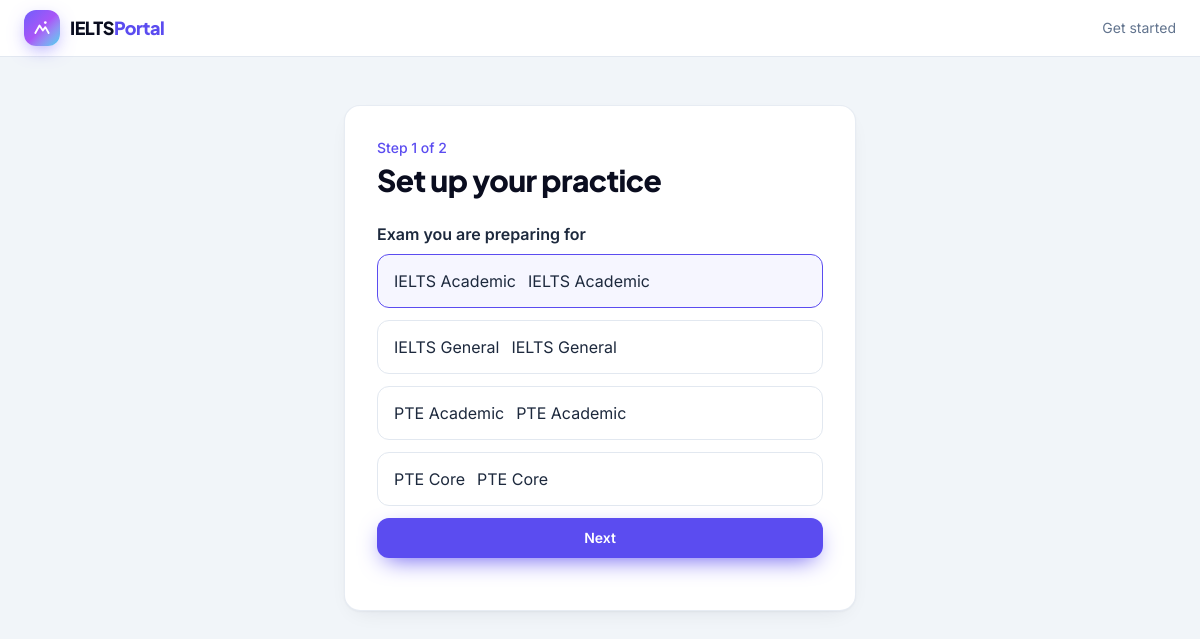
Screenshot of /onboarding/ (signed in) with the database file from the repository.
### catalog/models.py (models this page shows)
class Exam(TimeStampedModel):
    class Kind(models.TextChoices):
        PTE = "pte", "PTE"
        IELTS = "ielts", "IELTS"
        OTHER = "other", "Other"
    code = models.CharField(max_length=32, unique=True, help_text="e.g. PTE_ACADEMIC")
    slug = models.SlugField(unique=True, help_text="URL slug, e.g. pte-academic")
    name = models.CharField(max_length=200)
    kind = models.CharField(max_length=10, choices=Kind.choices)
    description = models.TextField(blank=True)
    is_active = models.BooleanField(default=True)
    default_config = models.JSONField(
        default=dict, blank=True, help_text="Timers, navigation policy, ui_variant."
    )
    class Meta:
        ordering = ["name"]
    def __str__(self):
        return self.name

### accounts/views.py (the view, shortened to what this page needs)
# urls.py: path("onboarding/", views.OnboardingView.as_view(), name="onboarding"),
class OnboardingView(RoleRequiredMixin, UpdateView):
    template_name = "accounts/onboarding.html"
    form_class = OnboardingForm
    success_url = reverse_lazy("accounts:home")
    roles = (Role.STUDENT,)
    def get_object(self, queryset=None):
        return get_profile(self.request.user)

### accounts/permissions.py (called while the page is built)
    def dispatch(self, request, *args, **kwargs):
        if not request.user.is_authenticated:
            return self.handle_no_permission()
        context = getattr(request, "auth_context", None) or sync_auth_context(request)
        if context["role"] not in self.roles:
            return self.wrong_role(request, context)
        return super().dispatch(request, *args, **kwargs)

### accounts/services.py (called while the page is built, shortened)
def get_profile(user):
    profile, _ = UserProfile.objects.get_or_create(user=user)
    return profile

def resolve_auth_context(user):
    if user.is_superuser:
        return {"role": Role.SUPER_ADMIN, "tenant_id": None, "tenant_name": ""}
    memberships = (
        Membership.objects.filter(user=user, is_active=True, tenant__is_active=True)
        .select_related("tenant")
        .order_by("-role", "created_at")  # "student" sorts after "org"
    )
    membership = memberships.first()
    if membership is None:
        return {"role": Role.STUDENT, "tenant_id": None, "tenant_name": ""}

def sync_auth_context(request):
    context = resolve_auth_context(request.user)
    if request.session.get("auth_context") != context:
        request.session["auth_context"] = context
        profile = get_profile(request.user)
        if profile.role_primary != context["role"]:
            profile.role_primary = context["role"]
            profile.save(update_fields=["role_primary", "updated_at"])
    request.auth_context = context
    return context

### core/context_processors.py (called while the page is built)
def site(request):
    return {
        "PRACTICE_SCORE_DISCLAIMER": settings.PRACTICE_SCORE_DISCLAIMER,
        "CONTACT_EMAIL": settings.CONTACT_EMAIL,
        "auth_context": getattr(request, "auth_context", None),
    }

def _student_urls(user):
    from django.urls import reverse
    from accounts.services import get_profile
    from catalog.models import Exam
    exam = get_profile(user).primary_exam
    if exam is None or not exam.is_active:
        exam = Exam.objects.filter(code="IELTS_ACADEMIC", is_active=True).first()
    exams = reverse("catalog:exam_list")
    return [
        reverse("analytics:dashboard"),
        reverse("catalog:exam_detail", args=[exam.slug]) + "?tab=types"
        if exam
        else exams,
        reverse("catalog:mock_list", args=[exam.slug]) if exam else exams,
        reverse("analytics:results"),
    ]

### templates/accounts/onboarding.html (shortened to what this page needs)
{% extends "app/focus.html" %}
{% block focus_title %}Get started{% endblock %}
{% block content %}
<div class="mx-auto mt-6 max-w-lg" x-data="{ step: {% if form.errors %}2{% else %}1{% endif %} }">
  <div data-animate class="card p-8">
    <p class="text-sm font-medium text-brand">Step <span x-text="step"></span> of 2</p>
    <h1 class="mt-1 font-display text-3xl font-extrabold text-ink">Set up your practice</h1>
    <form method="post" class="mt-6 space-y-5" novalidate>
      <fieldset x-show="step === 1" class="space-y-3">
        <legend class="mb-2 font-semibold">{{ form.primary_exam.label }}</legend>
        {% for choice in form.primary_exam %}
        <label class="flex cursor-pointer items-center gap-3 rounded-xl border border-slate-200 px-4 py-3.5 transition hover:border-brand has-[:checked]:border-brand has-[:checked]:bg-brand/5">
          {{ choice.tag }} <span>{{ choice.choice_label }}</span>
        </label>
        {% empty %}
        <p class="text-sm text-slate-600">No exams are available yet.</p>
        {% endfor %}
        <button type="button" class="btn-primary w-full" @click="step = 2">Next</button>
      </fieldset>
    </form>
  </div>
</div>
{% endblock %}

### rows the page displays
Exam: choice_label "IELTS Academic"
Exam: choice_label "IELTS General"
Exam: choice_label "PTE Academic"
Exam: choice_label "PTE Core"
